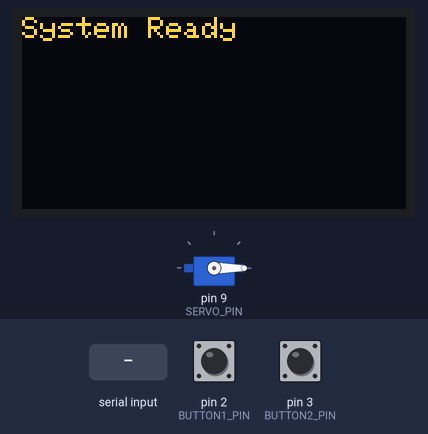
Recording of a sketch running on a simulated Arduino Mega 2560, built with avr-gcc and run on an emulated ATmega2560. On the bench: 128×64 one-colour display, servo. The test bench sets the inputs (shaded band); at power-on: pin 2 (BUTTON1_PIN) HIGH, pin 3 (BUTTON2_PIN) HIGH. The OLED is the two-colour kind (top 16 rows yellow).

Above: at 1.2 s.
1.3 s: pin 2 (BUTTON1_PIN) pulled LOW for 0.15 s
At 3.2 s:
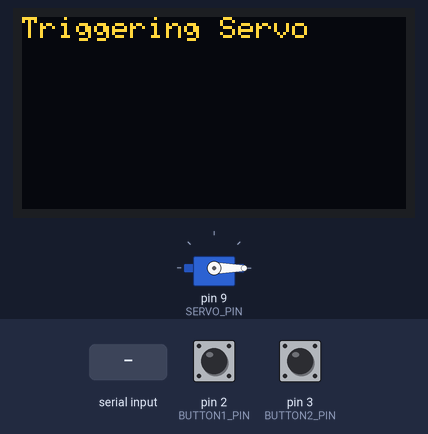
3.8 s: pin 3 (BUTTON2_PIN) pulled LOW for 0.15 s
At 4.3 s:
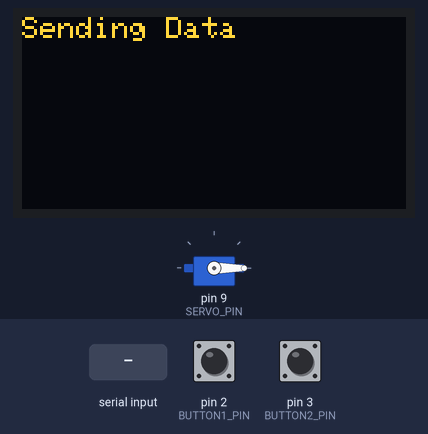
5.4 s: "1" received over the second serial link
At 7.5 s:
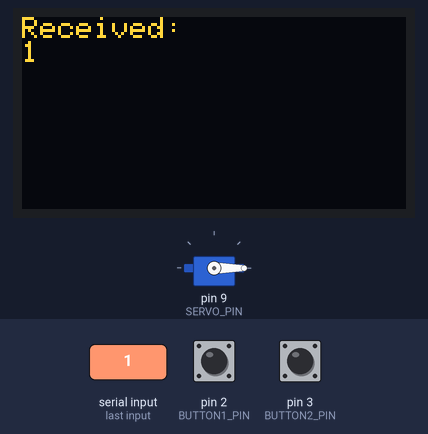
7.9 s: "0" received over the second serial link
At 9.4 s:
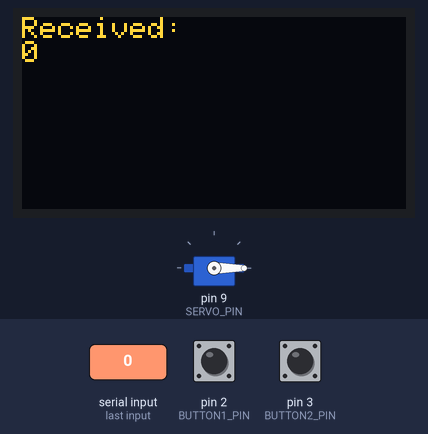
10.4 s: pin 2 (BUTTON1_PIN) pulled LOW for 1 s
At 11.2 s:
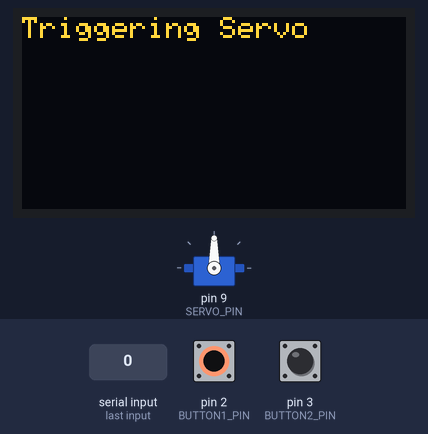
12.9 s: pin 2 (BUTTON1_PIN) pulled LOW for 3.2 s
At 17.5 s:
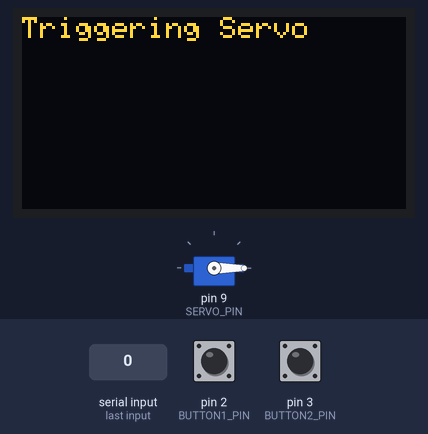
Timing chart, 0 to 19.0 s (numbered marks = the images above; inputs shaded):
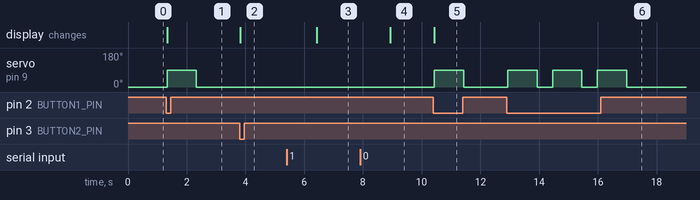

The sketch:

Tranquilizer.ino.ino
```cpp
#include <Servo.h>
#include <Wire.h>
#include <Adafruit_SSD1306.h>

// OLED display settings
#define SCREEN_WIDTH 128
#define SCREEN_HEIGHT 64
Adafruit_SSD1306 display(SCREEN_WIDTH, SCREEN_HEIGHT, &Wire, -1);

// Pin definitions
#define BUTTON1_PIN 2
#define BUTTON2_PIN 3
#define SERVO_PIN 9
#define HC12_TX_PIN 10
#define HC12_RX_PIN 11

Servo servoMotor;

void setup() {
  // Initialize serial communication
  Serial.begin(9600);      // For debugging
  Serial1.begin(9600);     // For HC-12 communication

  // Initialize OLED
  if (!display.begin(SSD1306_I2C_ADDRESS, 0x3C)) {
    Serial.println("OLED initialization failed!");
    for (;;);
  }
  display.clearDisplay();
  display.setTextSize(1);
  display.setTextColor(SSD1306_WHITE);

  // Set pin modes
  pinMode(BUTTON1_PIN, INPUT_PULLUP);
  pinMode(BUTTON2_PIN, INPUT_PULLUP);
  servoMotor.attach(SERVO_PIN);

  // Initial servo position
  servoMotor.write(0);

  // Display welcome message
  display.setCursor(0, 0);
  display.println("System Ready");
  display.display();
}

void loop() {
  // Read button states
  bool button1Pressed = !digitalRead(BUTTON1_PIN);
  bool button2Pressed = !digitalRead(BUTTON2_PIN);

  // Button 1 triggers servo action
  if (button1Pressed) {
    display.clearDisplay();
    display.setCursor(0, 0);
    display.println("Triggering Servo");
    display.display();

    servoMotor.write(90);  // Move servo to 90 degrees
    delay(1000);           // Wait for 1 second
    servoMotor.write(0);   // Return to 0 degrees

    // Send data via HC-12
    Serial1.println("Action: Servo Triggered");

    delay(500);            // Debounce delay
  }

  // Button 2 sends a custom message via HC-12
  if (button2Pressed) {
    display.clearDisplay();
    display.setCursor(0, 0);
    display.println("Sending Data");
    display.display();

    Serial1.println("Custom Message");

    delay(500);            // Debounce delay
  }

  // Receive data from HC-12 and display it
  if (Serial1.available()) {
    String receivedData = Serial1.readString();

    display.clearDisplay();
    display.setCursor(0, 0);
    display.println("Received:");
    display.println(receivedData);
    display.display();
  }
}
```

Measured:
- after the input at 1.3 s, servo on pin 9 (SERVO_PIN): 0° → 90° at once, → 0° 1.0 s later; the display: changes at once (image 1)
- after the input at 3.8 s, the display: changes at once (image 2)
- after the input at 5.4 s, the display: changes after 1.0 s (image 3)
- after the input at 7.9 s, the display: changes after 1.0 s (image 4)
- after the input at 10.4 s, servo on pin 9 (SERVO_PIN): 0° → 90° at once, → 0° 1.0 s later; the display: changes at once (image 5)
- after the input at 12.9 s, servo on pin 9 (SERVO_PIN): alternates 90° for 1.0 s and 0° for 0.53 s, 6 changes in all, then stays 0°, starting at once
